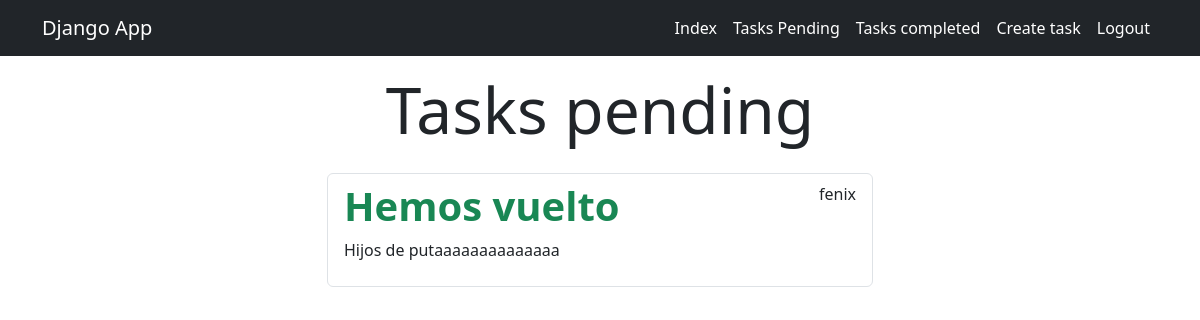
The page /tasks/ (signed in) on the database as committed earlier.
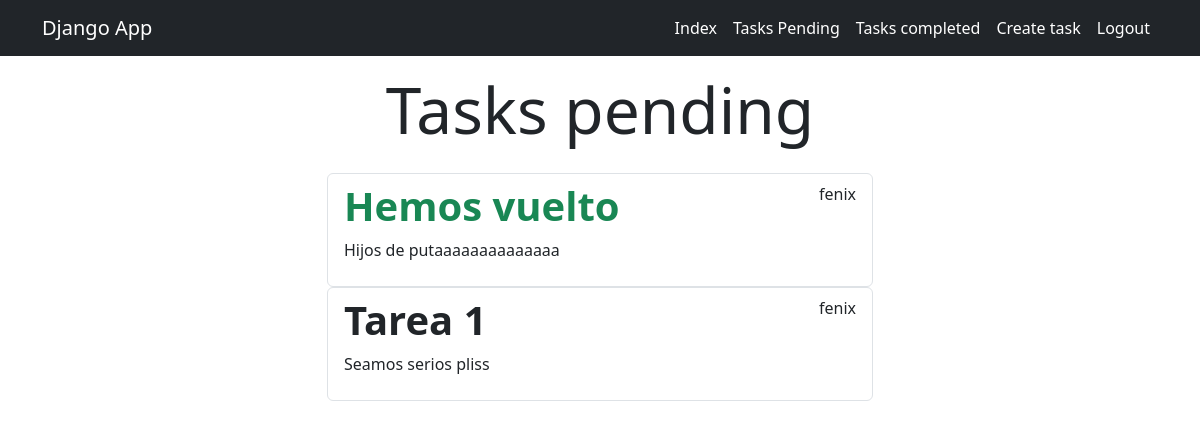
The same page on the database as committed later.
### tasks/models.py (models this page shows, shortened)
class Task(models.Model):
  title = models.CharField(max_length=100)
  description = models.TextField(blank=True)
  created = models.DateTimeField(auto_now_add=True)
  datecompleted = models.DateTimeField(null=True, blank=True)
  important = models.BooleanField(default=False)
  user = models.ForeignKey(User, on_delete=models.CASCADE)

### tasks/views.py (the view)
# urls.py: path('tasks/', views.tasks, name='tasks'),
@login_required
def tasks(request):
    tasks = Task.objects.filter(user = request.user, datecompleted__isnull = True)
    return render(request, 'tasks.html',{
        'tasks': tasks
    })

### tasks/Templates/tasks.html (shortened to what this page needs)
{% extends 'base.html'%}
{% block content %}
<main class="container">
  <div class="row">
    <div class="col-md-6 offset-md-3">
      <h1 class="text-center display-3 py-3">Tasks pending</h1>
      {% for task in tasks %}
      <ul class="list-group">
        <a class="list-group-item" href="{% url 'task_detail' task.id %}">
          <header class="d-flex justify-content-between">
            {% if task.important %}
            <h1 class="fw-bold text-success">{{task.title}}</h1>
            {% else %}
            <h1 class="fw-bold">{{task.title}}</h1>
            {% endif %}
            <p>{{task.user.username}}</p>
          </header>
          <p>{{task.description}}</p>
        </a>
      </ul>
      {% endfor %}
    </div>
  </div>
</main>
{% endblock %}

Rows that differ between the two databases and show on the page:
added Task: title "Tarea 1", user.username "fenix", description "Seamos serios pliss"
